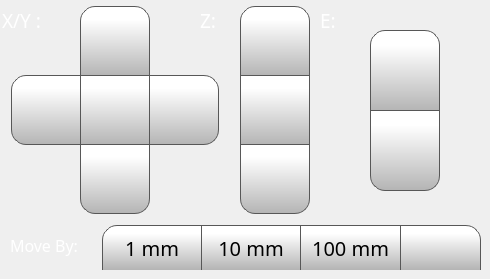
      <widget class="QWidget" name="motionTab">
       <attribute name="icon">
        <iconset>
         <normaloff>templates/img/Motion.png</normaloff>
         <normalon>templates/img/Motion_Selected.png</normalon>templates/img/Motion.png</iconset>
       </attribute>
       <attribute name="title">
        <string/>
       </attribute>
       <widget class="QPushButton" name="step1Button">
        <property name="geometry">
         <rect>
          <x>102</x>
          <y>225</y>
          <width>100</width>
          <height>45</height>
         </rect>
        </property>
        <property name="minimumSize">
         <size>
          <width>0</width>
          <height>0</height>
         </size>
        </property>
        <property name="font">
         <font>
          <family>Gotham</family>
          <pointsize>15</pointsize>
         </font>
        </property>
        <property name="styleSheet">
         <string notr="true">QPushButton {
     border: 1px solid rgb(87, 87, 87);
     border-bottom: none; /* no border for a flat push button */
border-top-left-radius: 15px;
	background-color: qlineargradient(spread:pad, x1:0, y1:1, x2:0, y2:0.188, stop:0 rgba(180, 180, 180, 255), stop:1 rgba(255, 255, 255, 255));
}

QPushButton:pressed {
    background-color: qlineargradient(x1: 0, y1: 0, x2: 0, y2: 1,
                                      stop: 0 #dadbde, stop: 1 #f6f7fa);
}

QPushButton:flat {
    border-bottom: none; /* no border for a flat push button */
    background-color: qlineargradient(x1: 0, y1: 0, x2: 0, y2: 1,
                                      stop: 0 #dadbde, stop: 1 #f6f7fa);
}

QPushButton:default {
    border-color: navy; /* make the default button prominent */
}

QPushButton:focus {
	outline: none;
}</string>
        </property>
        <property name="text">
         <string>1 mm</string>
        </property>
        <property name="iconSize">
         <size>
          <width>40</width>
          <height>40</height>
         </size>
        </property>
        <property name="checkable">
         <bool>false</bool>
        </property>
        <property name="autoDefault">
         <bool>false</bool>
        </property>
        <property name="default">
         <bool>false</bool>
        </property>
        <property name="flat">
         <bool>false</bool>
        </property>
       </widget>
       <widget class="QPushButton" name="step10Button">
        <property name="geometry">
         <rect>
          <x>201</x>
          <y>225</y>
          <width>100</width>
          <height>45</height>
         </rect>
        </property>
        <property name="minimumSize">
         <size>
          <width>0</width>
          <height>0</height>
         </size>
        </property>
        <property name="font">
         <font>
          <family>Gotham</family>
          <pointsize>15</pointsize>
         </font>
        </property>
        <property name="styleSheet">
         <string notr="true">QPushButton {
     border: 1px solid rgb(87, 87, 87);
     border-bottom: none; /* no border for a flat push button */

	background-color: qlineargradient(spread:pad, x1:0, y1:1, x2:0, y2:0.188, stop:0 rgba(180, 180, 180, 255), stop:1 rgba(255, 255, 255, 255));
}

QPushButton:pressed {
    background-color: qlineargradient(x1: 0, y1: 0, x2: 0, y2: 1,
                                      stop: 0 #dadbde, stop: 1 #f6f7fa);
}

QPushButton:flat {
    border-bottom: none; /* no border for a flat push button */
    background-color: qlineargradient(x1: 0, y1: 0, x2: 0, y2: 1,
                                      stop: 0 #dadbde, stop: 1 #f6f7fa);
}

QPushButton:default {
    border-color: navy; /* make the default button prominent */
}

QPushButton:focus {
	outline: none;
}</string>
        </property>
        <property name="text">
         <string>10 mm</string>
        </property>
        <property name="iconSize">
         <size>
          <width>40</width>
          <height>40</height>
         </size>
        </property>
        <property name="checkable">
         <bool>false</bool>
        </property>
        <property name="autoDefault">
         <bool>false</bool>
        </property>
        <property name="default">
         <bool>false</bool>
        </property>
        <property name="flat">
         <bool>false</bool>
        </property>
       </widget>
       <widget class="QPushButton" name="step100Button">
        <property name="geometry">
         <rect>
          <x>300</x>
          <y>225</y>
          <width>101</width>
          <height>45</height>
         </rect>
        </property>
        <property name="minimumSize">
         <size>
          <width>0</width>
          <height>0</height>
         </size>
        </property>
        <property name="font">
         <font>
          <family>Gotham</family>
          <pointsize>15</pointsize>
         </font>
        </property>
        <property name="styleSheet">
         <string notr="true">QPushButton {
     border: 1px solid rgb(87, 87, 87);
     border-bottom: none; /* no border for a flat push button */

	background-color: qlineargradient(spread:pad, x1:0, y1:1, x2:0, y2:0.188, stop:0 rgba(180, 180, 180, 255), stop:1 rgba(255, 255, 255, 255));
}

QPushButton:pressed {
    background-color: qlineargradient(x1: 0, y1: 0, x2: 0, y2: 1,
                                      stop: 0 #dadbde, stop: 1 #f6f7fa);
}

QPushButton:flat {
    border-bottom: none; /* no border for a flat push button */
    background-color: qlineargradient(x1: 0, y1: 0, x2: 0, y2: 1,
                                      stop: 0 #dadbde, stop: 1 #f6f7fa);
}

QPushButton:default {
    border-color: navy; /* make the default button prominent */
}

QPushButton:focus {
	outline: none;
}</string>
        </property>
        <property name="text">
         <string>100 mm</string>
        </property>
        <property name="iconSize">
         <size>
          <width>40</width>
          <height>40</height>
         </size>
        </property>
        <property name="checkable">
         <bool>true</bool>
        </property>
        <property name="checked">
         <bool>false</bool>
        </property>
        <property name="autoDefault">
         <bool>false</bool>
        </property>
        <property name="default">
         <bool>false</bool>
        </property>
        <property name="flat">
         <bool>false</bool>
        </property>
       </widget>
       <widget class="QPushButton" name="moveYPButton">
        <property name="geometry">
         <rect>
          <x>80</x>
          <y>6</y>
          <width>70</width>
          <height>70</height>
         </rect>
        </property>
        <property name="minimumSize">
         <size>
          <width>0</width>
          <height>0</height>
         </size>
        </property>
        <property name="font">
         <font>
          <family>Gotham</family>
          <pointsize>15</pointsize>
         </font>
        </property>
        <property name="styleSheet">
         <string notr="true">QPushButton {
     border: 1px solid rgb(87, 87, 87);

	background-color: qlineargradient(spread:pad, x1:0, y1:1, x2:0, y2:0.188, stop:0 rgba(180, 180, 180, 255), stop:1 rgba(255, 255, 255, 255));
	border-top-left-radius: 15px;
	border-top-right-radius: 15px;
}

QPushButton:pressed {
    background-color: qlineargradient(x1: 0, y1: 0, x2: 0, y2: 1,
                                      stop: 0 #dadbde, stop: 1 #f6f7fa);
}

QPushButton:flat {
    border: none; /* no border for a flat push button */
}

QPushButton:default {
    border-color: navy; /* make the default button prominent */
}
QPushButton:focus {
	outline: none;
}</string>
        </property>
        <property name="text">
         <string/>
        </property>
        <property name="icon">
         <iconset>
          <normaloff>templates/img/arrows.png</normaloff>templates/img/arrows.png</iconset>
        </property>
        <property name="iconSize">
         <size>
          <width>40</width>
          <height>40</height>
         </size>
        </property>
        <property name="checkable">
         <bool>false</bool>
        </property>
        <property name="autoDefault">
         <bool>false</bool>
        </property>
        <property name="default">
         <bool>false</bool>
        </property>
        <property name="flat">
         <bool>false</bool>
        </property>
       </widget>
       <widget class="QPushButton" name="moveYMButton">
        <property name="geometry">
         <rect>
          <x>80</x>
          <y>144</y>
          <width>70</width>
          <height>70</height>
         </rect>
        </property>
        <property name="minimumSize">
         <size>
          <width>0</width>
          <height>0</height>
         </size>
        </property>
        <property name="font">
         <font>
          <family>Gotham</family>
          <pointsize>15</pointsize>
         </font>
        </property>
        <property name="styleSheet">
         <string notr="true">QPushButton {
     border: 1px solid rgb(87, 87, 87);

	background-color: qlineargradient(spread:pad, x1:0, y1:1, x2:0, y2:0.188, stop:0 rgba(180, 180, 180, 255), stop:1 rgba(255, 255, 255, 255));
	border-bottom-left-radius: 15px;
	border-bottom-right-radius: 15px;
}

QPushButton:pressed {
    background-color: qlineargradient(x1: 0, y1: 0, x2: 0, y2: 1,
                                      stop: 0 #dadbde, stop: 1 #f6f7fa);
}

QPushButton:flat {
    border: none; /* no border for a flat push button */
}

QPushButton:default {
    border-color: navy; /* make the default button prominent */
}

QPushButton:focus {
	outline: none;
}</string>
        </property>
        <property name="text">
         <string/>
        </property>
        <property name="icon">
         <iconset>
          <normaloff>templates/img/arrows-5.png</normaloff>templates/img/arrows-5.png</iconset>
        </property>
        <property name="iconSize">
         <size>
          <width>40</width>
          <height>40</height>
         </size>
        </property>
        <property name="checkable">
         <bool>false</bool>
        </property>
        <property name="autoDefault">
         <bool>false</bool>
        </property>
        <property name="default">
         <bool>false</bool>
        </property>
        <property name="flat">
         <bool>false</bool>
        </property>
       </widget>
       <widget class="QPushButton" name="moveXPButton">
        <property name="geometry">
         <rect>
          <x>149</x>
          <y>75</y>
          <width>70</width>
          <height>70</height>
         </rect>
        </property>
        <property name="minimumSize">
         <size>
          <width>0</width>
          <height>0</height>
         </size>
        </property>
        <property name="font">
         <font>
          <family>Gotham</family>
          <pointsize>15</pointsize>
         </font>
        </property>
        <property name="styleSheet">
         <string notr="true">QPushButton {
     border: 1px solid rgb(87, 87, 87);

	background-color: qlineargradient(spread:pad, x1:0, y1:1, x2:0, y2:0.188, stop:0 rgba(180, 180, 180, 255), stop:1 rgba(255, 255, 255, 255));
	border-top-right-radius: 15px;
	border-bottom-right-radius: 15px;
}

QPushButton:pressed {
    background-color: qlineargradient(x1: 0, y1: 0, x2: 0, y2: 1,
                                      stop: 0 #dadbde, stop: 1 #f6f7fa);
}

QPushButton:flat {
    border: none; /* no border for a flat push button */
}

QPushButton:default {
    border-color: navy; /* make the default button prominent */
}

QPushButton:focus {
	outline: none;
}</string>
        </property>
        <property name="text">
         <string/>
        </property>
        <property name="icon">
         <iconset>
          <normaloff>templates/img/arrows-2.png</normaloff>templates/img/arrows-2.png</iconset>
        </property>
        <property name="iconSize">
         <size>
          <width>40</width>
          <height>40</height>
         </size>
        </property>
        <property name="checkable">
         <bool>false</bool>
        </property>
        <property name="autoDefault">
         <bool>false</bool>
        </property>
        <property name="default">
         <bool>false</bool>
        </property>
        <property name="flat">
         <bool>false</bool>
        </property>
       </widget>
       <widget class="QPushButton" name="moveXMButton">
        <property name="geometry">
         <rect>
          <x>11</x>
          <y>75</y>
          <width>70</width>
          <height>70</height>
         </rect>
        </property>
        <property name="minimumSize">
         <size>
          <width>0</width>
          <height>0</height>
         </size>
        </property>
        <property name="font">
         <font>
          <family>Gotham</family>
          <pointsize>15</pointsize>
         </font>
        </property>
        <property name="styleSheet">
         <string notr="true">QPushButton {
     border: 1px solid rgb(87, 87, 87);

	background-color: qlineargradient(spread:pad, x1:0, y1:1, x2:0, y2:0.188, stop:0 rgba(180, 180, 180, 255), stop:1 rgba(255, 255, 255, 255));
	border-top-left-radius: 15px;
	border-bottom-left-radius: 15px;
}

QPushButton:pressed {
    background-color: qlineargradient(x1: 0, y1: 0, x2: 0, y2: 1,
                                      stop: 0 #dadbde, stop: 1 #f6f7fa);
}

QPushButton:flat {
    border: none; /* no border for a flat push button */
}

QPushButton:default {
    border-color: navy; /* make the default button prominent */
}

QPushButton:focus {
	outline: none;
}</string>
        </property>
        <property name="text">
         <string/>
        </property>
        <property name="icon">
         <iconset>
          <normaloff>templates/img/arrows-4.png</normaloff>templates/img/arrows-4.png</iconset>
        </property>
        <property name="iconSize">
         <size>
          <width>40</width>
          <height>40</height>
         </size>
        </property>
        <property name="checkable">
         <bool>false</bool>
        </property>
        <property name="autoDefault">
         <bool>false</bool>
        </property>
        <property name="default">
         <bool>false</bool>
        </property>
        <property name="flat">
         <bool>false</bool>
        </property>
       </widget>
       <widget class="QPushButton" name="homeXYButton">
        <property name="geometry">
         <rect>
          <x>80</x>
          <y>75</y>
          <width>70</width>
          <height>70</height>
         </rect>
        </property>
        <property name="minimumSize">
         <size>
          <width>0</width>
          <height>0</height>
         </size>
        </property>
        <property name="font">
         <font>
          <family>Gotham</family>
          <pointsize>15</pointsize>
         </font>
        </property>
        <property name="styleSheet">
         <string notr="true">QPushButton {
     border: 1px solid rgb(87, 87, 87);

	background-color: qlineargradient(spread:pad, x1:0, y1:1, x2:0, y2:0.188, stop:0 rgba(180, 180, 180, 255), stop:1 rgba(255, 255, 255, 255));
}

QPushButton:pressed {
    background-color: qlineargradient(x1: 0, y1: 0, x2: 0, y2: 1,
                                      stop: 0 #dadbde, stop: 1 #f6f7fa);
}

QPushButton:flat {
    border: none; /* no border for a flat push button */
}

QPushButton:default {
    border-color: navy; /* make the default button prominent */
}

QPushButton:focus {
	outline: none;
}</string>
        </property>
        <property name="text">
         <string/>
        </property>
        <property name="icon">
         <iconset>
          <normaloff>templates/img/home-icon-silhouette.png</normaloff>templates/img/home-icon-silhouette.png</iconset>
        </property>
        <property name="iconSize">
         <size>
          <width>40</width>
          <height>40</height>
         </size>
        </property>
        <property name="checkable">
         <bool>false</bool>
        </property>
        <property name="autoDefault">
         <bool>false</bool>
        </property>
        <property name="default">
         <bool>false</bool>
        </property>
        <property name="flat">
         <bool>false</bool>
        </property>
       </widget>
       <widget class="QPushButton" name="homeZButton">
        <property name="geometry">
         <rect>
          <x>240</x>
          <y>75</y>
          <width>70</width>
          <height>70</height>
         </rect>
        </property>
        <property name="minimumSize">
         <size>
          <width>0</width>
          <height>0</height>
         </size>
        </property>
        <property name="font">
         <font>
          <family>Gotham</family>
          <pointsize>15</pointsize>
         </font>
        </property>
        <property name="styleSheet">
         <string notr="true">QPushButton {
     border: 1px solid rgb(87, 87, 87);

	background-color: qlineargradient(spread:pad, x1:0, y1:1, x2:0, y2:0.188, stop:0 rgba(180, 180, 180, 255), stop:1 rgba(255, 255, 255, 255));
}

QPushButton:pressed {
    background-color: qlineargradient(x1: 0, y1: 0, x2: 0, y2: 1,
                                      stop: 0 #dadbde, stop: 1 #f6f7fa);
}

QPushButton:flat {
    border: none; /* no border for a flat push button */
}

QPushButton:default {
    border-color: navy; /* make the default button prominent */
}

QPushButton:focus {
	outline: none;
}</string>
        </property>
        <property name="text">
         <string/>
        </property>
        <property name="icon">
         <iconset>
          <normaloff>templates/img/home-icon-silhouette.png</normaloff>templates/img/home-icon-silhouette.png</iconset>
        </property>
        <property name="iconSize">
         <size>
          <width>40</width>
          <height>40</height>
         </size>
        </property>
        <property name="checkable">
         <bool>false</bool>
        </property>
        <property name="autoDefault">
         <bool>false</bool>
        </property>
        <property name="default">
         <bool>false</bool>
        </property>
        <property name="flat">
         <bool>false</bool>
        </property>
       </widget>
       <widget class="QPushButton" name="motorOffButton">
        <property name="geometry">
         <rect>
          <x>400</x>
          <y>225</y>
          <width>81</width>
          <height>45</height>
         </rect>
        </property>
        <property name="minimumSize">
         <size>
          <width>0</width>
          <height>0</height>
         </size>
        </property>
        <property name="font">
         <font>
          <family>Gotham</family>
          <pointsize>15</pointsize>
         </font>
        </property>
        <property name="styleSheet">
         <string notr="true">QPushButton {
     border: 1px solid rgb(87, 87, 87);
     border-bottom: none; /* no border for a flat push button */
 border-top-right-radius: 15px;
	background-color: qlineargradient(spread:pad, x1:0, y1:1, x2:0, y2:0.188, stop:0 rgba(180, 180, 180, 255), stop:1 rgba(255, 255, 255, 255));
}

QPushButton:pressed {
    background-color: qlineargradient(x1: 0, y1: 0, x2: 0, y2: 1,
                                      stop: 0 #dadbde, stop: 1 #f6f7fa);
}

QPushButton:flat {
}

QPushButton:default {
    border-color: navy; /* make the default button prominent */
}

QPushButton:focus {
	outline: none;
}</string>
        </property>
        <property name="text">
         <string/>
        </property>
        <property name="icon">
         <iconset>
          <normaloff>templates/img/motor.png</normaloff>templates/img/motor.png</iconset>
        </property>
        <property name="iconSize">
         <size>
          <width>40</width>
          <height>40</height>
         </size>
        </property>
        <property name="checkable">
         <bool>false</bool>
        </property>
        <property name="autoDefault">
         <bool>false</bool>
        </property>
        <property name="default">
         <bool>false</bool>
        </property>
        <property name="flat">
         <bool>false</bool>
        </property>
       </widget>
       <widget class="QPushButton" name="moveZMButton">
        <property name="geometry">
         <rect>
          <x>240</x>
          <y>6</y>
          <width>70</width>
          <height>70</height>
         </rect>
        </property>
        <property name="minimumSize">
         <size>
          <width>0</width>
          <height>0</height>
         </size>
        </property>
        <property name="font">
         <font>
          <family>Gotham</family>
          <pointsize>15</pointsize>
         </font>
        </property>
        <property name="styleSheet">
         <string notr="true">QPushButton {
     border: 1px solid rgb(87, 87, 87);

	background-color: qlineargradient(spread:pad, x1:0, y1:1, x2:0, y2:0.188, stop:0 rgba(180, 180, 180, 255), stop:1 rgba(255, 255, 255, 255));
	border-top-left-radius: 15px;
	border-top-right-radius: 15px;
}

QPushButton:pressed {
    background-color: qlineargradient(x1: 0, y1: 0, x2: 0, y2: 1,
                                      stop: 0 #dadbde, stop: 1 #f6f7fa);
}

QPushButton:flat {
    border: none; /* no border for a flat push button */
}

QPushButton:default {
    border-color: navy; /* make the default button prominent */
}

QPushButton:focus {
	outline: none;
}</string>
        </property>
        <property name="text">
         <string/>
        </property>
        <property name="icon">
         <iconset>
          <normaloff>templates/img/arrows.png</normaloff>templates/img/arrows.png</iconset>
        </property>
        <property name="iconSize">
         <size>
          <width>40</width>
          <height>40</height>
         </size>
        </property>
        <property name="checkable">
         <bool>false</bool>
        </property>
        <property name="autoDefault">
         <bool>false</bool>
        </property>
        <property name="default">
         <bool>false</bool>
        </property>
        <property name="flat">
         <bool>false</bool>
        </property>
       </widget>
       <widget class="QPushButton" name="moveZPButton">
        <property name="geometry">
         <rect>
          <x>240</x>
          <y>144</y>
          <width>70</width>
          <height>70</height>
         </rect>
        </property>
        <property name="minimumSize">
         <size>
          <width>0</width>
          <height>0</height>
         </size>
        </property>
        <property name="font">
         <font>
          <family>Gotham</family>
          <pointsize>15</pointsize>
         </font>
        </property>
        <property name="styleSheet">
         <string notr="true">QPushButton {
     border: 1px solid rgb(87, 87, 87);

	background-color: qlineargradient(spread:pad, x1:0, y1:1, x2:0, y2:0.188, stop:0 rgba(180, 180, 180, 255), stop:1 rgba(255, 255, 255, 255));
	border-bottom-left-radius: 15px;
	border-bottom-right-radius: 15px;
}

QPushButton:pressed {
    background-color: qlineargradient(x1: 0, y1: 0, x2: 0, y2: 1,
                                      stop: 0 #dadbde, stop: 1 #f6f7fa);
}

QPushButton:flat {
    border: none; /* no border for a flat push button */
}

QPushButton:default {
    border-color: navy; /* make the default button prominent */
}

QPushButton:focus {
	outline: none;
}</string>
        </property>
        <property name="text">
         <string/>
        </property>
        <property name="icon">
         <iconset>
          <normaloff>templates/img/arrows-5.png</normaloff>templates/img/arrows-5.png</iconset>
        </property>
        <property name="iconSize">
         <size>
          <width>40</width>
          <height>40</height>
         </size>
        </property>
        <property name="checkable">
         <bool>false</bool>
        </property>
        <property name="autoDefault">
         <bool>false</bool>
        </property>
        <property name="default">
         <bool>false</bool>
        </property>
        <property name="flat">
         <bool>false</bool>
        </property>
       </widget>
       <widget class="QLabel" name="XYLabel">
        <property name="geometry">
         <rect>
          <x>2</x>
          <y>10</y>
          <width>70</width>
          <height>21</height>
         </rect>
        </property>
        <property name="font">
         <font>
          <family>Gotham Light</family>
          <pointsize>14</pointsize>
          <weight>50</weight>
          <bold>false</bold>
         </font>
        </property>
        <property name="styleSheet">
         <string notr="true">color: rgb(255, 255, 255);</string>
        </property>
        <property name="text">
         <string>X/Y :</string>
        </property>
       </widget>
       <widget class="QLabel" name="ZLabel">
        <property name="geometry">
         <rect>
          <x>200</x>
          <y>10</y>
          <width>31</width>
          <height>21</height>
         </rect>
        </property>
        <property name="font">
         <font>
          <family>Gotham Light</family>
          <pointsize>14</pointsize>
          <weight>50</weight>
          <bold>false</bold>
         </font>
        </property>
        <property name="styleSheet">
         <string notr="true">color: rgb(255, 255, 255);</string>
        </property>
        <property name="text">
         <string>Z:</string>
        </property>
       </widget>
       <widget class="QPushButton" name="retractButton">
        <property name="geometry">
         <rect>
          <x>370</x>
          <y>110</y>
          <width>70</width>
          <height>81</height>
         </rect>
        </property>
        <property name="minimumSize">
         <size>
          <width>0</width>
          <height>0</height>
         </size>
        </property>
        <property name="font">
         <font>
          <family>Gotham</family>
          <pointsize>15</pointsize>
         </font>
        </property>
        <property name="styleSheet">
         <string notr="true">QPushButton {
     border: 1px solid rgb(87, 87, 87);

	background-color: qlineargradient(spread:pad, x1:0, y1:1, x2:0, y2:0.188, stop:0 rgba(180, 180, 180, 255), stop:1 rgba(255, 255, 255, 255));
	border-bottom-left-radius: 15px;
	border-bottom-right-radius: 15px;
}

QPushButton:pressed {
    background-color: qlineargradient(x1: 0, y1: 0, x2: 0, y2: 1,
                                      stop: 0 #dadbde, stop: 1 #f6f7fa);
}

QPushButton:flat {
    border: none; /* no border for a flat push button */
}

QPushButton:default {
    border-color: navy; /* make the default button prominent */
}

QPushButton:focus {
	outline: none;
}</string>
        </property>
        <property name="text">
         <string/>
        </property>
        <property name="icon">
         <iconset>
          <normaloff>templates/img/remove.png</normaloff>templates/img/remove.png</iconset>
        </property>
        <property name="iconSize">
         <size>
          <width>40</width>
          <height>40</height>
         </size>
        </property>
        <property name="checkable">
         <bool>false</bool>
        </property>
        <property name="autoDefault">
         <bool>false</bool>
        </property>
        <property name="default">
         <bool>false</bool>
        </property>
        <property name="flat">
         <bool>false</bool>
        </property>
       </widget>
       <widget class="QPushButton" name="extruderButton">
        <property name="geometry">
         <rect>
          <x>370</x>
          <y>30</y>
          <width>70</width>
          <height>81</height>
         </rect>
        </property>
        <property name="minimumSize">
         <size>
          <width>0</width>
          <height>0</height>
         </size>
        </property>
        <property name="font">
         <font>
          <family>Gotham</family>
          <pointsize>15</pointsize>
         </font>
        </property>
        <property name="styleSheet">
         <string notr="true">QPushButton {
     border: 1px solid rgb(87, 87, 87);
	border-top-left-radius: 15px;
	border-top-right-radius: 15px;

	background-color: qlineargradient(spread:pad, x1:0, y1:1, x2:0, y2:0.188, stop:0 rgba(180, 180, 180, 255), stop:1 rgba(255, 255, 255, 255));

}

QPushButton:pressed {
    background-color: qlineargradient(x1: 0, y1: 0, x2: 0, y2: 1,
                                      stop: 0 #dadbde, stop: 1 #f6f7fa);
}

QPushButton:flat {
    border: none; /* no border for a flat push button */
}

QPushButton:default {
    border-color: navy; /* make the default button prominent */
}

QPushButton:focus {
	outline: none;
}</string>
        </property>
        <property name="text">
         <string/>
        </property>
        <property name="icon">
         <iconset>
          <normaloff>templates/img/add.png</normaloff>templates/img/add.png</iconset>
        </property>
        <property name="iconSize">
         <size>
          <width>40</width>
          <height>40</height>
         </size>
        </property>
        <property name="checkable">
         <bool>false</bool>
        </property>
        <property name="autoDefault">
         <bool>false</bool>
        </property>
        <property name="default">
         <bool>false</bool>
        </property>
        <property name="flat">
         <bool>false</bool>
        </property>
       </widget>
       <widget class="QLabel" name="ELabel">
        <property name="geometry">
         <rect>
          <x>320</x>
          <y>10</y>
          <width>31</width>
          <height>21</height>
         </rect>
        </property>
        <property name="font">
         <font>
          <family>Gotham Light</family>
          <pointsize>14</pointsize>
          <weight>50</weight>
          <bold>false</bold>
         </font>
        </property>
        <property name="styleSheet">
         <string notr="true">color: rgb(255, 255, 255);</string>
        </property>
        <property name="text">
         <string>E:</string>
        </property>
       </widget>
       <widget class="QLabel" name="moveByLabel">
        <property name="geometry">
         <rect>
          <x>10</x>
          <y>235</y>
          <width>111</width>
          <height>21</height>
         </rect>
        </property>
        <property name="font">
         <font>
          <family>Gotham Light</family>
          <pointsize>12</pointsize>
          <weight>50</weight>
          <bold>false</bold>
         </font>
        </property>
        <property name="styleSheet">
         <string notr="true">color: rgb(255, 255, 255);</string>
        </property>
        <property name="text">
         <string>Move By:</string>
        </property>
       </widget>
       <zorder>moveByLabel</zorder>
       <zorder>step1Button</zorder>
       <zorder>step10Button</zorder>
       <zorder>step100Button</zorder>
       <zorder>moveYPButton</zorder>
       <zorder>moveYMButton</zorder>
       <zorder>moveXPButton</zorder>
       <zorder>moveXMButton</zorder>
       <zorder>homeXYButton</zorder>
       <zorder>homeZButton</zorder>
       <zorder>motorOffButton</zorder>
       <zorder>moveZMButton</zorder>
       <zorder>moveZPButton</zorder>
       <zorder>XYLabel</zorder>
       <zorder>ZLabel</zorder>
       <zorder>retractButton</zorder>
       <zorder>extruderButton</zorder>
       <zorder>ELabel</zorder>
      </widget>
